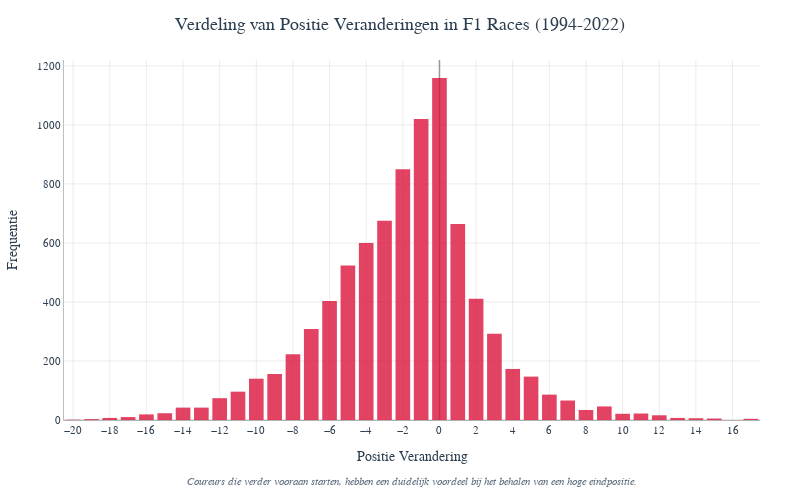

This figure's notebook cell:
### Code cell
%run pos_change.ipynb

### Figure 1 — Plotly figure (JSON) as saved in the notebook; plotly's stock layout.template omitted (floating-point values rounded to 4 significant figures)
{"data": [{"marker": {"color": "#DC143C", "line": {"color": "rgba(0,0,0,0)", "width": 0}, "opacity": 0.8}, "name": "Position Changes", "type": "bar", "x": [-20.0, -19.0, -18.0, -17.0, -16.0, -15.0, -14.0, -13.0, -12.0, -11.0, -10.0, -9.0, -8.0, -7.0, -6.0, -5.0, -4.0, -3.0, -2.0, -1.0, 0.0, 1.0, 2.0, 3.0, 4.0, 5.0, 6.0, 7.0, 8.0, 9.0, 10.0, 11.0, 12.0, 13.0, 14.0, 15.0, 17.0], "y": [1, 3, 7, 10, 19, 23, 42, 42, 74, 96, 140, 156, 223, 308, 403, 524, 600, 675, 850, 1020, 1159, 664, 411, 292, 173, 147, 86, 66, 34, 46, 21, 22, 16, 7, 6, 5, 4]}], "layout": {"annotations": [{"align": "center", "font": {"color": "#5D6D7E", "size": 11, "style": "italic"}, "showarrow": false, "text": "Coureurs die verder vooraan starten, hebben een duidelijk voordeel bij het behalen van een hoge eindpositie.", "x": 0.5, "xanchor": "center", "xref": "paper", "y": -0.15, "yanchor": "top", "yref": "paper"}], "dragmode": false, "font": {"color": "#2C3E50", "family": "Arial, sans-serif", "size": 12}, "height": 500, "margin": {"b": 80, "l": 60, "r": 40, "t": 60}, "paper_bgcolor": "white", "plot_bgcolor": "white", "title": {"font": {"color": "#2C3E50", "family": "Arial, sans-serif", "size": 18}, "text": "Verdeling van Positie Veranderingen in F1 Races (1994-2022)", "x": 0.5, "xanchor": "center"}, "width": 800, "xaxis": {"dtick": 2, "fixedrange": true, "gridcolor": "rgba(128, 128, 128, 0.3)", "gridwidth": 0.5, "linecolor": "rgba(128, 128, 128, 0.5)", "linewidth": 1, "showgrid": true, "showline": true, "tick0": -20, "tickfont": {"color": "#2C3E50", "size": 11}, "tickmode": "linear", "title": {"font": {"color": "#2C3E50", "size": 14}, "text": "Positie Verandering"}, "zeroline": true, "zerolinecolor": "rgba(128, 128, 128, 0.8)", "zerolinewidth": 1.5}, "yaxis": {"fixedrange": true, "gridcolor": "rgba(128, 128, 128, 0.3)", "gridwidth": 0.5, "linecolor": "rgba(128, 128, 128, 0.5)", "linewidth": 1, "showgrid": true, "showline": true, "tickfont": {"color": "#2C3E50", "size": 11}, "title": {"font": {"color": "#2C3E50", "size": 14}, "text": "Frequentie"}}}}
